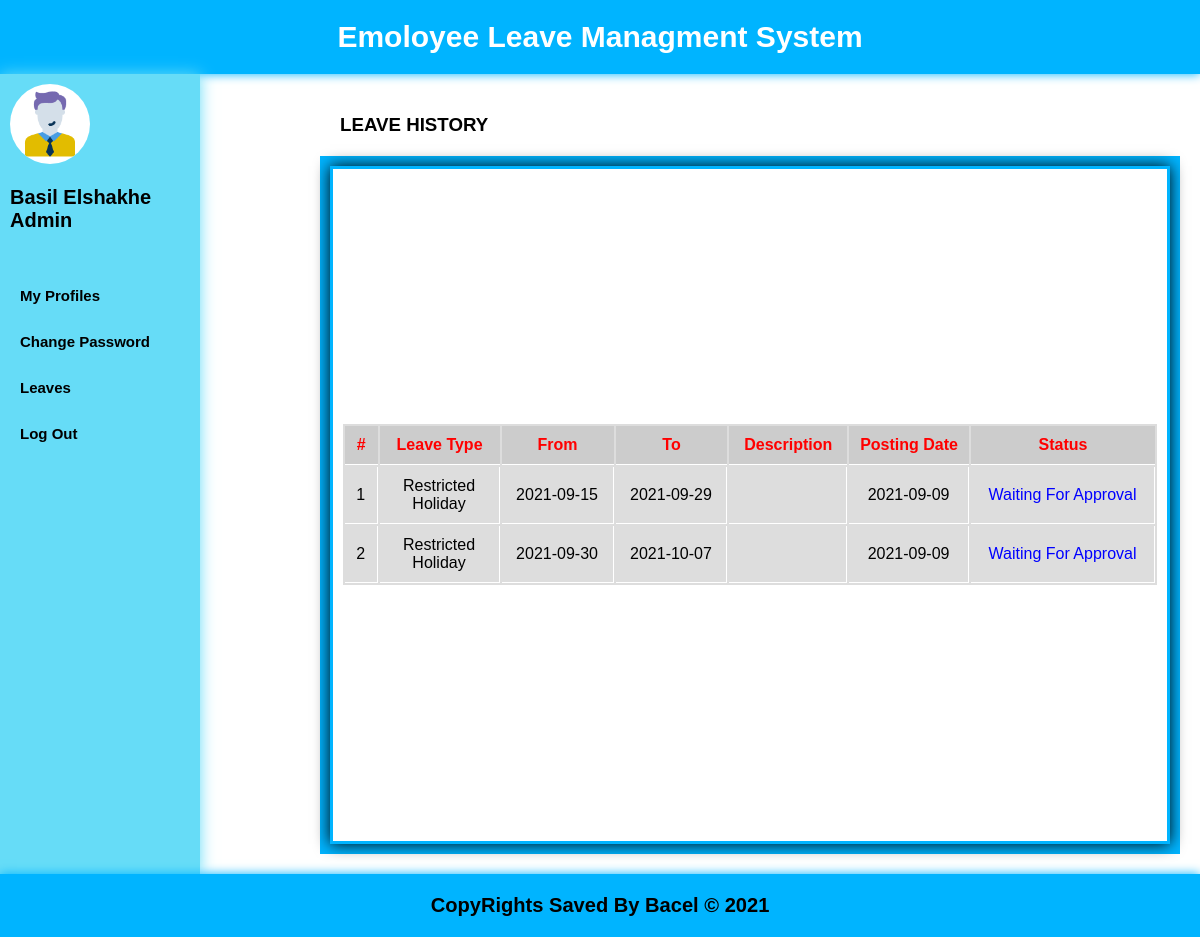
The app's page /leave_history.php (signed in) with its own data.
### tables this page shows
CREATE TABLE `dbcompany` (
  `id` int(11) NOT NULL,
  `username` varchar(30) NOT NULL,
  `password` varchar(30) NOT NULL,
  `first_name` varchar(30) NOT NULL,
  `last_name` varchar(30) NOT NULL,
  `email` varchar(30) NOT NULL,
  `Country` varchar(30) NOT NULL,
  `city` varchar(30) NOT NULL,
  `address` varchar(30) NOT NULL,
  `section` varchar(30) NOT NULL,
  `sex` varchar(10) NOT NULL,
  `b_date` date NOT NULL,
  `reg_date` date NOT NULL,
  `mobile_number` varchar(20) NOT NULL,
  `status` varchar(2) NOT NULL
);

CREATE TABLE `leavedb` (
  `num` int(11) NOT NULL,
  `id` varchar(5) NOT NULL,
  `type-leave` varchar(30) NOT NULL,
  `fromdate` date NOT NULL,
  `todate` date NOT NULL,
  `description` varchar(2000) NOT NULL,
  `admin-description` varchar(2000) NOT NULL,
  `posting-date` date NOT NULL,
  `status` varchar(5) NOT NULL
);

### leave_history.php (the view, shortened to what this page needs)
<?php
include("connection.php");
$username = $_SESSION['username'];
$i = 1;
$query = "SELECT `id`, `username`, `first_name`, `last_name` FROM `dbcompany` WHERE username = '$username'";
$result = mysqli_query($con,$query);
$user_data = mysqli_fetch_assoc($result);
$firstname = $user_data['first_name'];
$lastname = $user_data['last_name'];
?>
<!DOCTYPE html>
<html>
  <head>
    <link rel="stylesheet" href="css/leave_history.css">
  </head>
  <body>
    <div class="header">emoloyee leave managment system</div>
    <div class="aside">
      <img src="person.png" style="border-radius: 50%; width: 80px; height: 80px; background-color: white;">
      <div class="info">
        <p style="text-transform: capitalize;"><?php echo $firstname . " " . $lastname; ?></p>
        <p class="pu"><?php echo $username; ?></p>
      </div>
      <div class="link">
        <ul class="menu">
          <li><a href="update_information.php">My Profiles</a></li>
          <li><a href="change_password.php">Change Password</a></li>
          <li><a href="#">Leaves</a>
          </li>
          <li><a href="logout.php" class="none">Log Out</a></li>
        </ul>
      </div>
    </div>
    <form method="post">
      <h3>LEAVE HISTORY</h3>
      <div class="content">
        <div class="incont">
          <table>
            <thead>
              <tr>
                <th>#</th>
                <th width="120">Leave Type</th>
                <th>From</th>
                <th>To</th>
                <th>Description</th>
                <th width="120">Posting Date</th>
                <th>Status</th>
              </tr>
            </thead>
            <tbody>
                        <?php
                        $id = $_SESSION['id'];
                        $read_data = $con->query("SELECT * FROM leavedb WHERE id = $id");
                        foreach($read_data as $user_data){
                            $status = $user_data['status'];
                        ?>
                            <tr>
                                <td > <?php echo $i;?></td>
                                <td><?php echo $user_data['type-leave']; ?></td>
                                <td><?php echo $user_data['fromdate'];?></td>
                                <td><?php echo $user_data['todate']; ?></td>
                                <td><?php echo $user_data['admin-description']; ?></td>
                                <td><?php echo $user_data['posting-date']; ?></td>
                                <td><?php if($status == 2){
                                    echo "<span style='color: red;'>Not Approved</span>";
                                }else if($status == 1){
                                    echo "<span style='color: green;'>Approved</span>";
                                }else{
                                    echo "<span style='color: blue;'>Waiting For Approval</span>";
                                }
                                ?>
                                </td>
                            <?php $i++; }?>
                        </tbody>
          </table>
        </div>
      </div>
    </form>
    <footer>
			<h6>CopyRights Saved By Bacel &copy; 2021</h6>
    </footer>
  </body>
</html>

### css/leave_history.css (style rules this page uses)
* { padding: 0; margin: 0; box-sizing: border-box; color: black; font-family: Arial, Helvetica, sans-serif; }
body { background-color: white; display: grid; grid-template-columns: repeat(12, 1fr); grid-template-rows: auto 1fr auto; grid-template-areas: "header header header header header header header header header header header header" "aside aside . form form form form form form form form form" "foot foot foot foot foot foot foot foot foot foot foot foot"; }
.header { background-color: rgb(0, 180, 255); width: 100%; display: flex; justify-content: center; align-items: center; padding: 20px; font-weight: bold; font-size: 30px; grid-area: header; text-transform: capitalize; transition: all 0.5s; color: white; box-shadow: 0 0px 10px 0px rgb(0, 180, 255); }
footer { grid-area: foot; background-color: rgb(0, 180, 255); width: 100%; display: flex; justify-content: center; align-items: center; padding: 20px; font-weight: bold; font-size: 30px; transition: all 0.5s; color: white; box-shadow: 0 0px 10px 0px rgb(0, 180, 255); }
form { grid-area: form; height: 100vh; display: grid; grid-template-columns: repeat(5, 1fr); grid-template-rows: auto 1fr; grid-template-areas: "h3 h3 h3 h3 h3" "content content content content content"; padding: 20px; transition: all 0.5s; }
h3 { grid-area: h3; padding: 20px; }
.content { grid-area: content; display: flex; justify-content: space-evenly; align-items: center; width: 100%; height: 100%; padding: 10px; background-color: rgb(0, 180, 255); }
.incont { height: 100%; width: 100%; display: flex; flex-direction: row; flex-wrap: wrap; justify-content: space-evenly; align-items: center; padding: 10px; background-color: white; border: 3px solid rgb(0, 180, 255); box-shadow: 0 0px 15px 0px black; }
table { text-transform: capitalize; width: 100%; height: auto; text-align: center; border-bottom: 2px solid white; background-color: #ddd; }
thead th { padding: 10px; background-color: #ccc; color: red; font-weight: bold; border-bottom: 1px solid white; }
td { padding: 10px; color: black; background-color: #ddd; border-bottom: 1px solid white; border-right: 1px solid white; }
.aside { grid-area: aside; background-color: rgb(102 220 247); height: 100vh; padding: 10px; transition: all 0.5s; box-shadow: 0 0px 15px 0px rgb(102 220 247); }
img { border-radius: 50%; width: 80px; height: 80px; background-color: white; margin-bottom: 10%; }
p { font-size: 20px; font-weight: bold; text-transform: capitalize; }
.link { width: 100%; }
.menu { margin-top: 25%; list-style: none; width: 100%; }
ul li { margin-bottom: 5%; }
a { display: block; padding: 10px; text-decoration: none; font-weight: bold; font-size: 15px; transition: all 0.5s ease; }

### records on screen
dbcompany: first_name "Basil", last_name "Elshakhe"
leavedb: value "Restricted Holiday", fromdate "2021-09-15", todate "2021-09-29", value "2021-09-09", status "Waiting For Approval"
leavedb: value "Restricted Holiday", fromdate "2021-09-30", todate "2021-10-07", value "2021-09-09", status "Waiting For Approval"

### other values on screen
$username "Admin"
